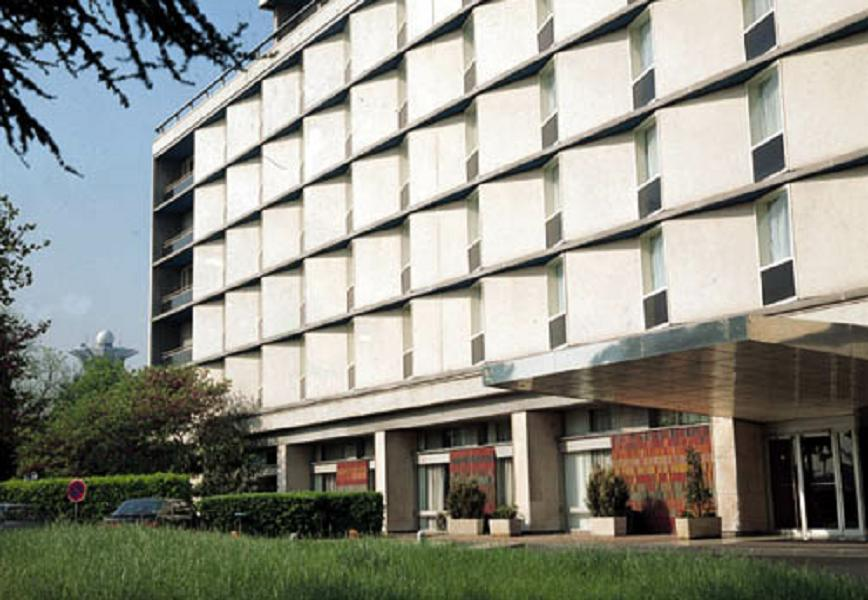
#> input picture Computervision/02. opencv4.0/data/building.jpg, 868 x 600 px
$ jupyter execute '04. 허프 변환.ipynb'
#> lines starting #> are read from the running program, lines starting #| are printed output that depends on the picture
[cell 1]
import sys
import numpy as np
import cv2

[cell 2]
src = cv2.imread('../data/building.jpg', cv2.IMREAD_GRAYSCALE)
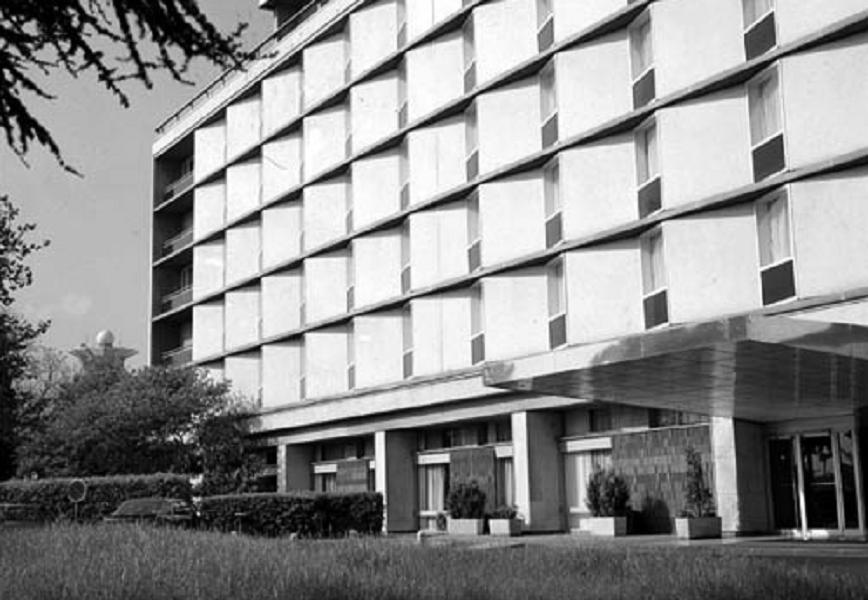
#> src: shape (600, 868); min 0, max 255, mean 142.3

[cell 3]
if src is None:
    print('Image load failed!')
    sys.exit()

[cell 4]
edges = cv2.Canny(src,50,50)
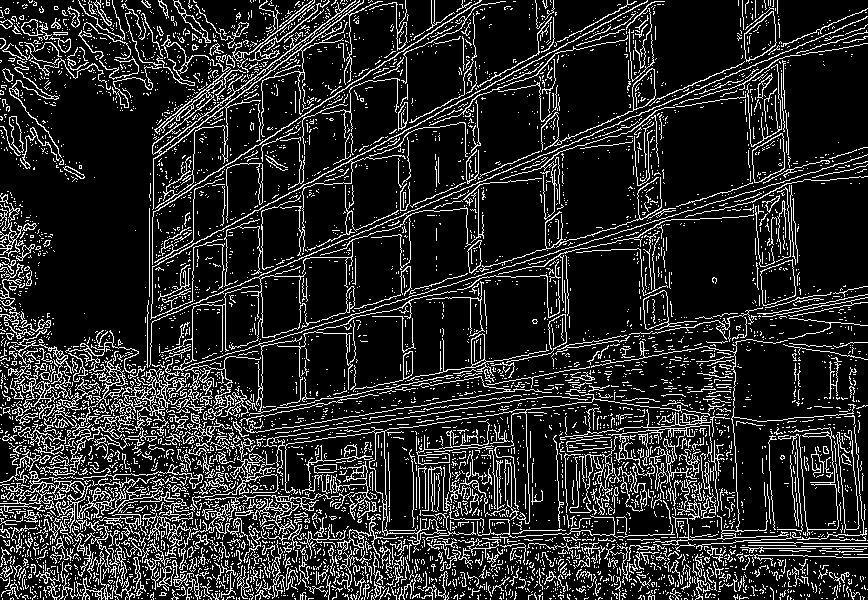
#> edges: shape (600, 868); 16.1% white in thin lines or dots

[cell 5]
lines = cv2.HoughLinesP(edges, 1, np.pi / 180., 160,
                        minLineLength=50, maxLineGap=5)
#> lines = 230 rows, first 6: [147, 323, 737, 72], [568, 548, 630, 548], [331, 398, 452, 375], [2, 536, 80, 537], [646, 542, 771, 536], [275, 537, 341, 539]

[cell 6]
dst = cv2.cvtColor(edges, cv2.COLOR_GRAY2BGR)
#> dst: shape (600, 868, 3); 16.1% white in thin lines or dots

[cell 7]
if lines is not None:
    for i in range(lines.shape[0]):
        pt1 = (lines[i][0][0], lines[i][0][1])  # 시작점 좌표
        pt2 = (lines[i][0][2], lines[i][0][3])  # 끝점 좌표
        cv2.line(dst, pt1, pt2, (0, 0, 255), 2, cv2.LINE_AA)
#> this loop made 230 passes
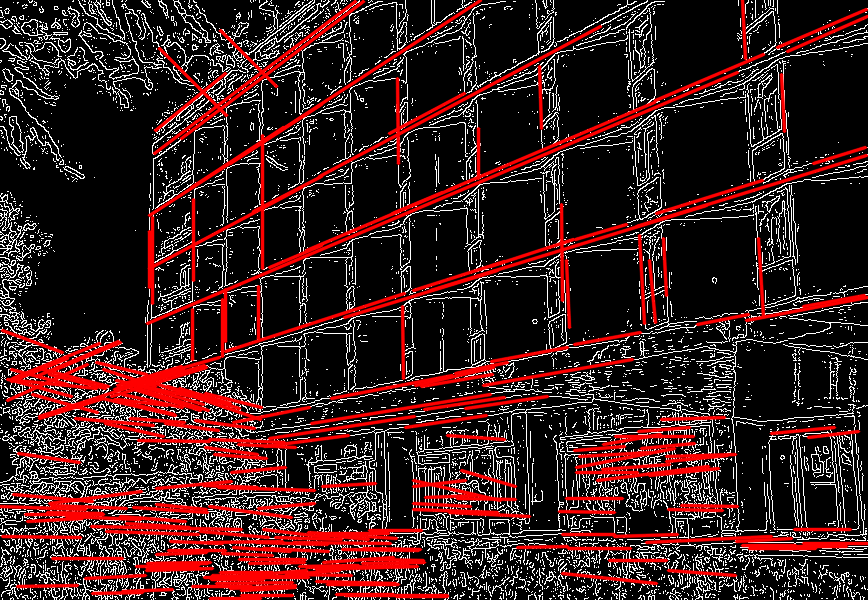
#> dst: shape (600, 868, 3); mean B, G, R 31.7, 31.7, 60

[cell 8]
cv2.imshow('src', src)
cv2.imshow('dst', dst)
cv2.waitKey()
cv2.destroyAllWindows()

# 원 검출

[cell 9]
import sys
import numpy as np
import cv2

[cell 10]
# 입력 이미지 불러오기
src = cv2.imread('../data/dial.jpg')
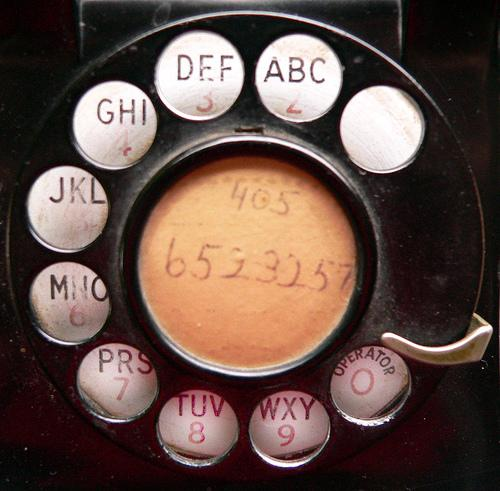
#> input picture Computervision/02. opencv4.0/data/dial.jpg, 500 x 491 px
#> src is the input picture: shape (491, 500, 3); mean B, G, R 69.4, 77.1, 97.7

[cell 11]
gray = cv2.cvtColor(src, cv2.COLOR_BGR2GRAY)
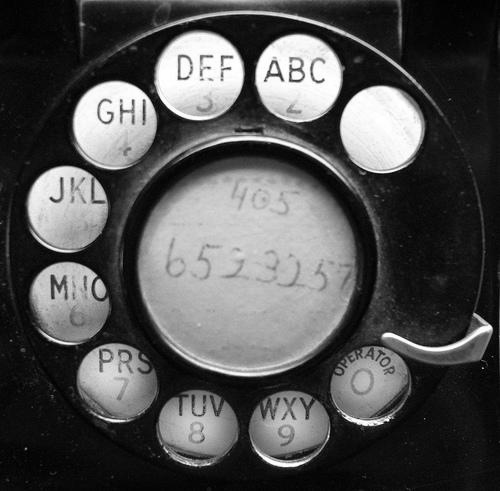
#> gray: shape (491, 500); min 0, max 255, mean 82.4
blr = cv2.GaussianBlur(gray, (0, 0), 1.0)
